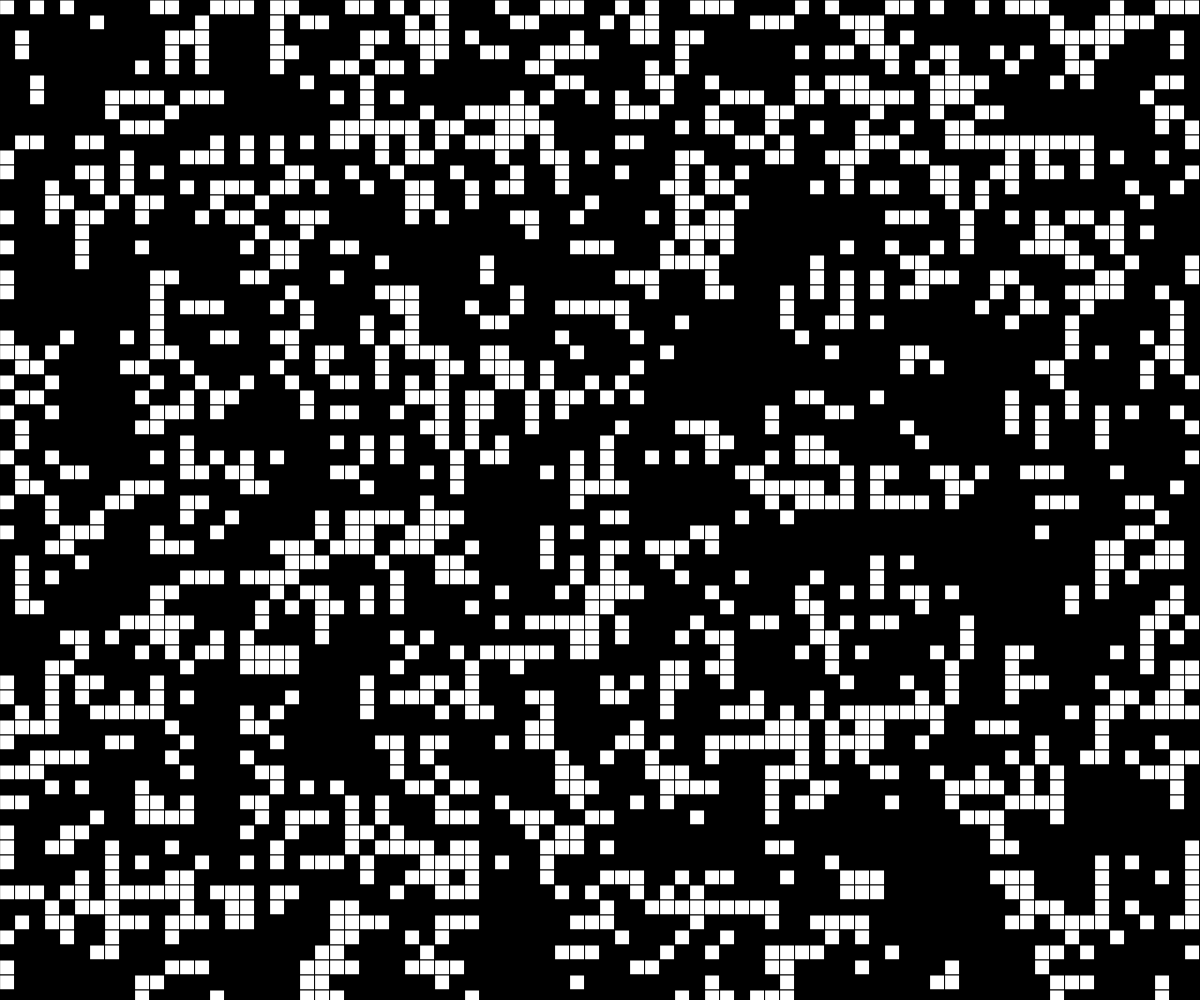
Frame 1 (no input)
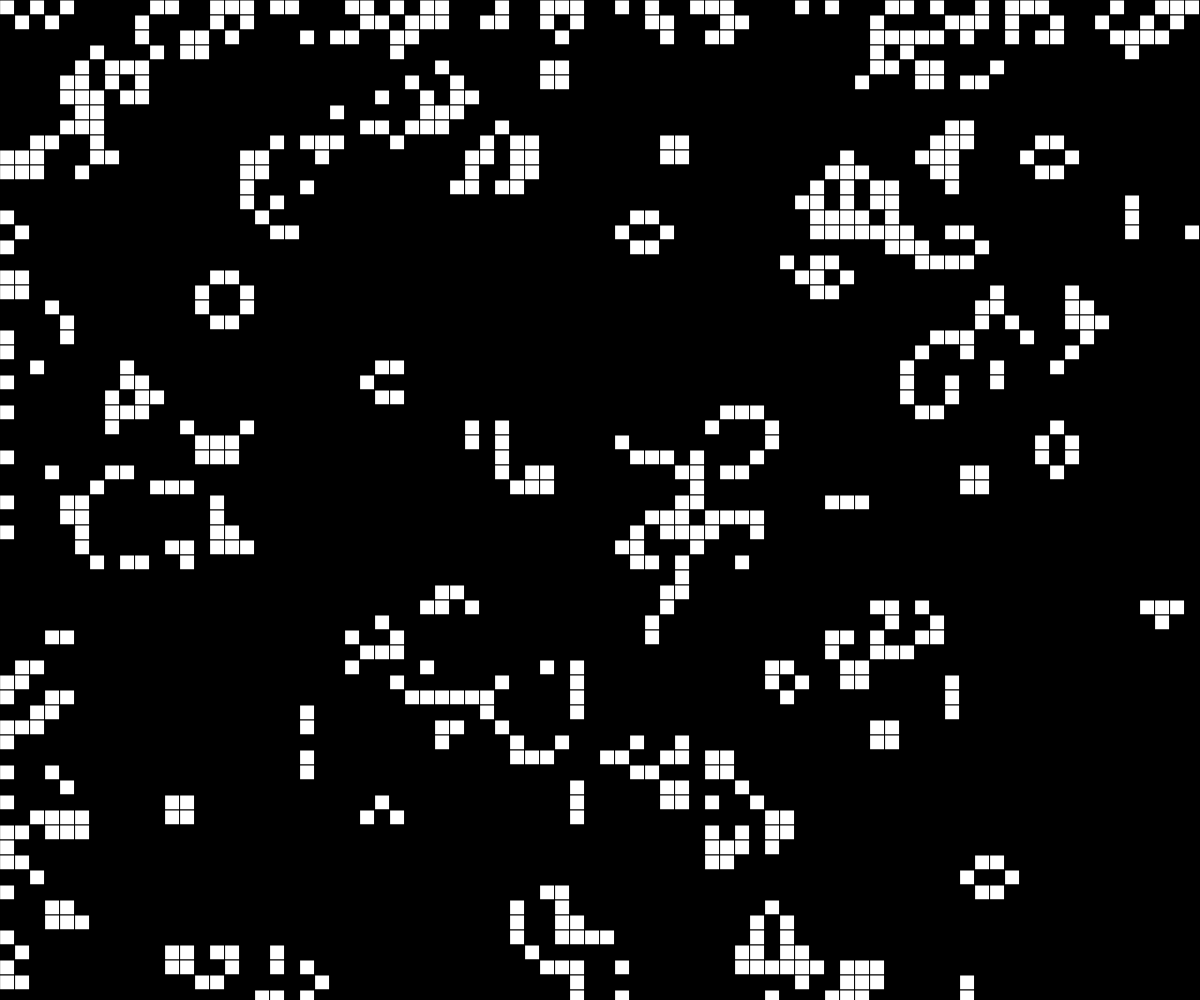
Frame 60 (no input)
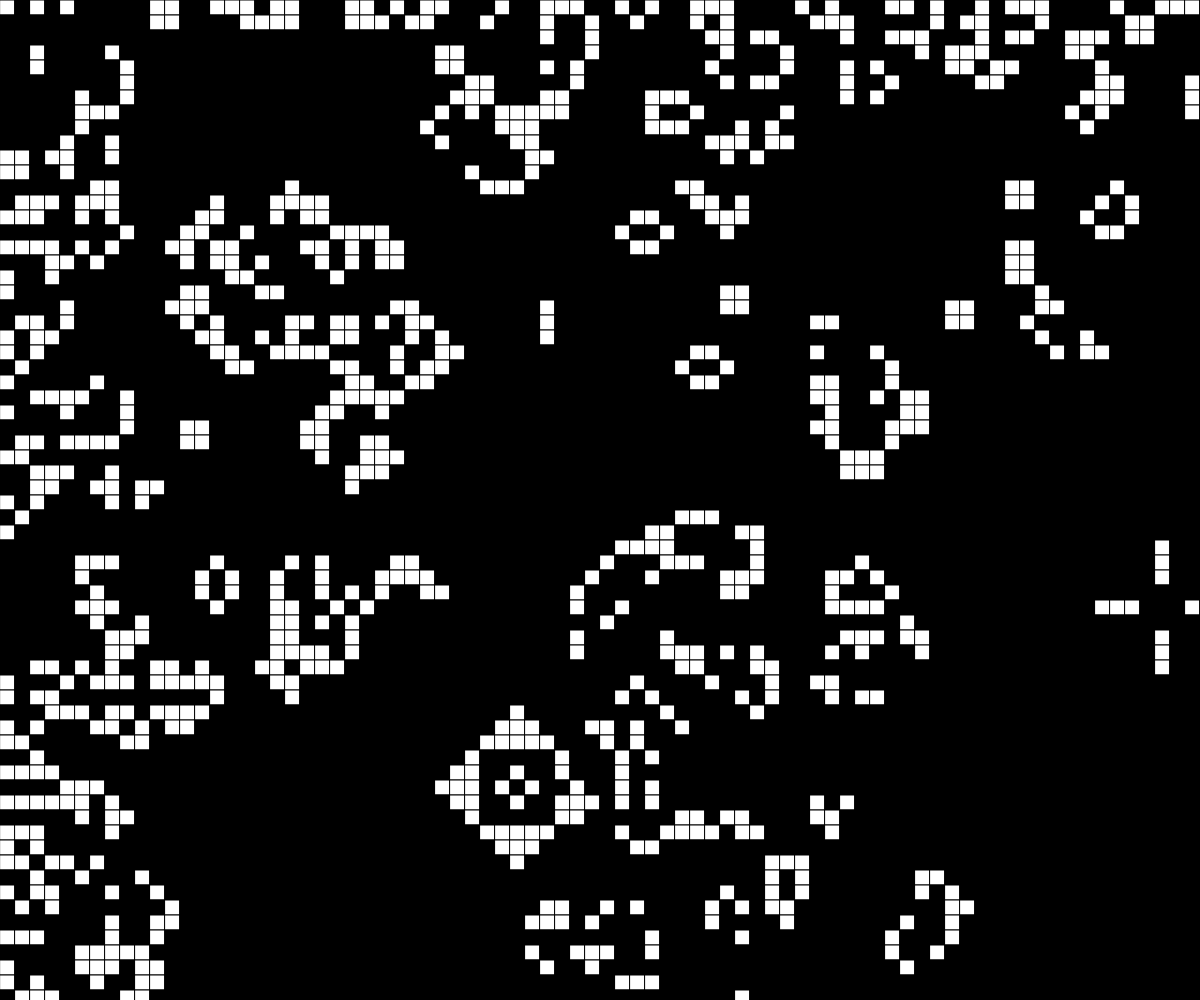
Frame 120 (the mouse pressed at the canvas centre since frame 60)

The p5.js sketch that drew these frames (run headless with seeded random() and noise() and a simulated clock; from frame 60 on, the mouse is pressed at the canvas centre):

// p5.js sketch
// ── sketch.js

let cantidadCeldas =100

let matrizActual = new Array(cantidadCeldas)

let tamanoCeldas = 15


function setup() {

	createCanvas(window.innerWidth, window.innerHeight)

	for (let i = 0; i < matrizActual.length; i++){ 

		matrizActual[i] = new Array(cantidadCeldas) 

	}
		
	for (let i = 0; i < matrizActual.length; i++){ 

		for (let j = 0; j < matrizActual.length; j++){ 

			matrizActual[i][j] = floor(random(2))

		}

	}


	dibujarMatriz(matrizActual)
	
}

function dibujarMatriz(matriz){

	let y = 0

	for (let i = 0; i < matriz.length; i++){ 

		let x = 0

		for (let j = 0; j < matriz.length; j++){ 

			if(matriz[i][j]==1){
				fill(255)
			}else{
				fill(0)
			}

			stroke(0);

			rect(x, y, tamanoCeldas, tamanoCeldas);

			x+=tamanoCeldas

		}

		y+=tamanoCeldas

	}

}

function draw() {

	let matrizVieja = matrizActual

	let matrizNueva = new Array(cantidadCeldas)

	for (let i = 0; i < matrizNueva.length; i++){ 

		matrizNueva[i] = new Array(cantidadCeldas) 

	}


	for (let i = 0; i < matrizVieja.length; i++){ 

		for (let j = 0; j < matrizVieja.length; j++){

			let estado = matrizVieja[i][j]

			if(i==0 || i==cantidadCeldas-1 || j==0 ||j==cantidadCeldas-1){
				matrizNueva[i][j]=estado
			}else{

				let vecinos = 0


				vecinos += matrizVieja[i-1][j-1]
				vecinos += matrizVieja[i][j-1]
				vecinos += matrizVieja[i+1][j-1]
				vecinos += matrizVieja[i+1][j]
				vecinos += matrizVieja[i+1][j+1]
				vecinos += matrizVieja[i][j+1]
				vecinos += matrizVieja[i-1][j+1]
				vecinos += matrizVieja[i-1][j]

				

				if (estado == 0 && vecinos == 3) {
					matrizNueva[i][j] = 1
				} else if (estado == 1 && (vecinos < 2 || vecinos > 3)) {
					matrizNueva[i][j] = 0
				} else {
					matrizNueva[i][j] = estado;
				}

			}

		}

	}


	matrizActual = matrizNueva

	dibujarMatriz(matrizActual)



}
